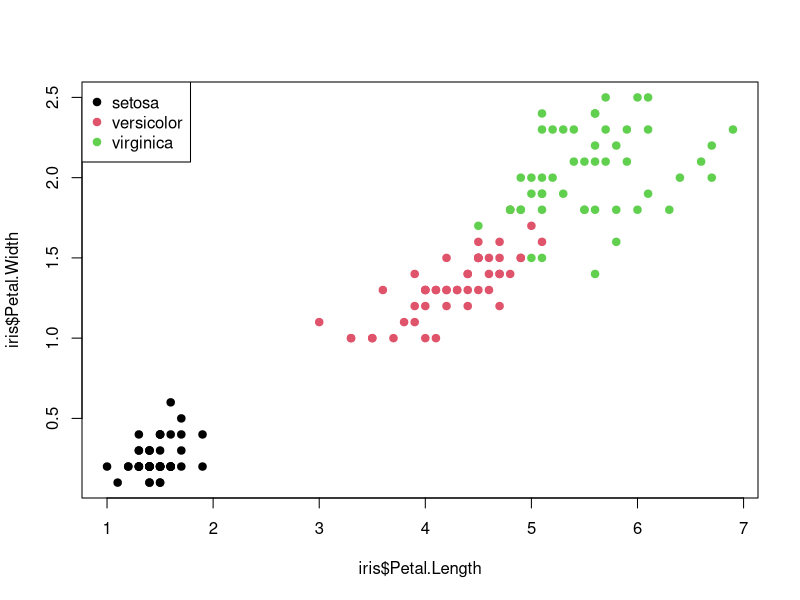

Here is the R script that generated this plot:
# CSC 315, Exam III

# Name:

# Directions: Modify this script to add R code in order to answer the questions 
# and/or complete the steps below. 

# When you are finished, use Knit to create an HTML file (don't forget to specify 
# the library path using the .libPaths() function if necessary. Once you produce
# the HTML file, it should be submitted through Blackboard using the link provided
# (NOTE: you will not submit these practice problems, but will for the actual Exam)


# 1.Fit a linear model that predicts Petal Width based on the type of flower from
# the iris dataset (see below). You should code your explanatory variable
# using x = 0 if the sample is of type "setosa" or x = +1 if the sample is of type
# "versicolor" (type "virginica will be ignored)
#
# (a) Find and interpret the y-intercept of the regression line in the
#      context of this problem.
# (b) Find and interpret the slope in the context of this problem
# (c) What is the p-value for the hypothesis test that there is a
#     significant difference in Petal Width between the two flower types?

#  The code below constructs a scatterplot of this data (the iris data is available
#  by default)

col = as.integer(iris$Species)
plot(iris$Petal.Length, iris$Petal.Width, pch = 19, col = col)
legend("topleft", legend = levels(iris$Species), col = 1:3, pch = 19)


# 2.The dataset GSE29561 on the Gene Expression Omnibus (GEO) contains 
#   gene expression profiles of breast cancer tumors treated by chemotherapy
#   (epirubicin and docetaxel). Read in the processed data for GSE29561, 
#   and extract the expression data and phenotype data. Note: this data
#   is already on the log2 scale. (a) How many samples are there? 
#   (b) How many probes are profiled?


# 3. In the phenotype data table, characteristics_ch1.1 indicates whether 
#    the sample responded to the therapy (treatment response = 1) or 
#    not (treatment response = 0).  What proportion of samples responded 
#    to the therapy?


# 4.  Is the probe 202271_at differentially expressed between samples 
#     that respond to therapy and samples that do not? 
#     Construct a boxplot of the expression of this probe across the two 
#     groups, and report the fold-change and p-value. 

# 5. Download the appropriate platform data and determine the gene that is 
#    associated with this probe (Note: the correct gene is FBXO28)? Using this
#    platform data, find how many probes in total there are for this gene.
#    What are the probes for FBXO28?

# 6.	Using the limma package, find the top 5 differentially expressed probes
#     (sorted by p-value).  What is the overall FDR for these 5 probes? Is 
#     there evidence that these probes are differentially expressed? Why or 
#     why not? (Note: limma requires that the column names of your design 
#     matrix NOT be numbers)


# 7. Based on the probes below, generate a heatmap and color the columns with "darkgreen" for
#    "treatment resonse in vivo: 1" and "darkred" for "treatment response in vivo: 0". In 
#    other words, resistant individuals are darkred and sensitive individuals are darkgreen

probes = c("201690_s_at","212611_at","218721_s_at",
           "219463_at","205014_at","216092_s_at",
           "207375_s_at","202271_at","221551_x_at","219053_s_at")

#8. Using a k-nearest neighbor (knn) classifier with k = 3, classify samples with
#   "treatment response in vivo: 1" vs. "treatment response in vivo: 0", by finding the optimal
#   number of probes to use based on the average sensitivity in a leave-one-out cross-
#   validation. Answer this question by finding the average sensitivities for the first 2, 4
#   6, 8, and all 10 probes above. A more consise version of the avg. sensitivity function
#   is provided below

## returns average sensitivity (this is simplified from our original function)
avg.sensitivity <-function(predicted, true) {
  predicted = factor(predicted)
  true = factor(true)
  levels(predicted) = levels(true)
  t = table(predicted = predicted, true = true)
  if (nrow(t) != 2) {
    stop("only 1 row in accuracy table")
  }
  acc = diag(t) / colSums(t)
  mean(acc)
}
